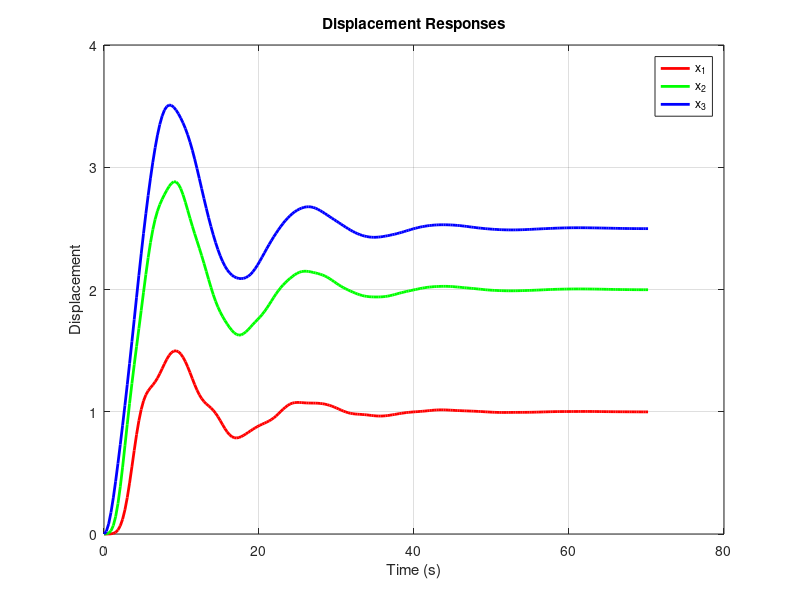

Here is the MATLAB script that generated this plot:
clear all
close all
clc

M = [1 0 0;
    0 1 0;
    0 0 2];

C = [0.22 -0.01 0;
    -0.01 0.23 -0.02;
    0 -0.02 0.42];
# C = zeros(3,3);


K = [2 -1 0;
    -1 3 -2;
    0 -2 2];

R = [0;
    0;
    1];

modes = sqrt(eig(M \ K));
% Print frequencias naturais
fprintf('Frequencias naturais:\n');
for i = 1:length(modes)
    fprintf('w_%d = %.4f\n', i, modes(i));
end

T = 2 * pi ./ modes;

h = min(T) / 10;
h = 0.3;
t_final = 70;

n_steps = ceil(t_final / h);

x = zeros(3, n_steps + 1);
x_dot = zeros(3, n_steps + 1);
x_ddot = zeros(3, n_steps + 1);
R_line = zeros(3, n_steps + 1);

x(1, 1) = 0;
x(2, 1) = 0;
x(3, 1) = 0;
x_dot(1, 1) = 0;
x_dot(2, 1) = 0;
x_dot(3, 1) = 0;

t = zeros(1, n_steps + 1);
p = zeros(1, n_steps + 1);

x_ddot(:, 1) = inv(M) * (R - C * x_dot(:, 1) - K * x(:, 1));

A_1 = (4 / (h * h)) * M + (2 / h) * C;
A_2 = (4 / h) * M +C;
A_3 = M;

K_line = (4 / h^2) * M + (2 / h) * C + K;

for i = 2:n_steps + 1
    t(i) = (i - 1) * h;

    R_line(:, i) = R(:) + A_1 * x(:, i - 1) + A_2 * x_dot(:, i - 1) + A_3 * x_ddot(:, i - 1);

    x(:, i) = inv(K_line) * R_line(:, i);
    
    x_dot(:, i) = 2 / h * x(:, i) - 2 / h * x(:, i - 1) - x_dot(:, i - 1);
    x_ddot(:, i) = (4 / (h * h)) * x(:, i) - (4 / (h * h)) * x(:,i -1) - (4 / h) * x_dot(:, i - 1) - x_ddot(:, i - 1);
end

% Plotting all curves in the same figure
figure(1)
plot(t, x(1, :), 'r-', 'LineWidth', 2);
hold on;
plot(t, x(2, :), 'g-', 'LineWidth', 2);
plot(t, x(3, :), 'b-', 'LineWidth', 2);
hold off;
title('Displacement Responses');
xlabel('Time (s)');
ylabel('Displacement');
legend('x_1', 'x_2', 'x_3');
grid on;

% Saving the figure
saveas(gcf, 'displacement_responses.png');